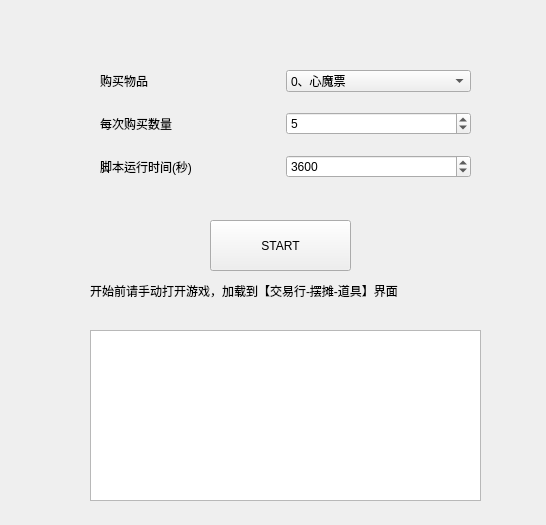
<?xml version="1.0" encoding="UTF-8"?>
<ui version="4.0">
 <class>xuanshang</class>
 <widget class="QWidget" name="xuanshang">
  <property name="geometry">
   <rect>
    <x>0</x>
    <y>0</y>
    <width>546</width>
    <height>525</height>
   </rect>
  </property>
  <property name="windowTitle">
   <string>自动购买</string>
  </property>
  <widget class="QWidget" name="verticalLayoutWidget">
   <property name="geometry">
    <rect>
     <x>100</x>
     <y>50</y>
     <width>371</width>
     <height>151</height>
    </rect>
   </property>
   <layout class="QVBoxLayout" name="verticalLayout_2">
    <property name="spacing">
     <number>0</number>
    </property>
    <item>
     <layout class="QHBoxLayout" name="horizontalLayout_2">
      <item>
       <widget class="QLabel" name="label_2">
        <property name="text">
         <string>购买物品</string>
        </property>
       </widget>
      </item>
      <item>
       <widget class="QComboBox" name="comboBox">
        <item>
         <property name="text">
          <string>0、心魔票</string>
         </property>
        </item>
        <item>
         <property name="text">
          <string>1、白帝票</string>
         </property>
        </item>
        <item>
         <property name="text">
          <string>2、蛋</string>
         </property>
        </item>
       </widget>
      </item>
     </layout>
    </item>
    <item>
     <layout class="QHBoxLayout" name="horizontalLayout">
      <item>
       <widget class="QLabel" name="label">
        <property name="text">
         <string>每次购买数量</string>
        </property>
       </widget>
      </item>
      <item>
       <widget class="QSpinBox" name="spinBox">
        <property name="value">
         <number>5</number>
        </property>
       </widget>
      </item>
     </layout>
    </item>
    <item>
     <layout class="QHBoxLayout" name="horizontalLayout_4">
      <item>
       <widget class="QLabel" name="label_3">
        <property name="text">
         <string>脚本运行时间(秒)</string>
        </property>
       </widget>
      </item>
      <item>
       <widget class="QSpinBox" name="spinBox_2">
        <property name="maximum">
         <number>9999999</number>
        </property>
        <property name="value">
         <number>3600</number>
        </property>
       </widget>
      </item>
     </layout>
    </item>
   </layout>
  </widget>
  <widget class="QTextBrowser" name="textBrowser">
   <property name="geometry">
    <rect>
     <x>90</x>
     <y>330</y>
     <width>391</width>
     <height>171</height>
    </rect>
   </property>
  </widget>
  <widget class="QLabel" name="label_4">
   <property name="geometry">
    <rect>
     <x>90</x>
     <y>280</y>
     <width>401</width>
     <height>21</height>
    </rect>
   </property>
   <property name="text">
    <string>开始前请手动打开游戏，加载到【交易行-摆摊-道具】界面</string>
   </property>
  </widget>
  <widget class="QPushButton" name="pushButton">
   <property name="geometry">
    <rect>
     <x>210</x>
     <y>220</y>
     <width>141</width>
     <height>51</height>
    </rect>
   </property>
   <property name="text">
    <string>START</string>
   </property>
  </widget>
 </widget>
 <tabstops>
  <tabstop>comboBox</tabstop>
  <tabstop>spinBox</tabstop>
  <tabstop>spinBox_2</tabstop>
  <tabstop>pushButton</tabstop>
  <tabstop>textBrowser</tabstop>
 </tabstops>
 <resources/>
 <connections/>
</ui>
